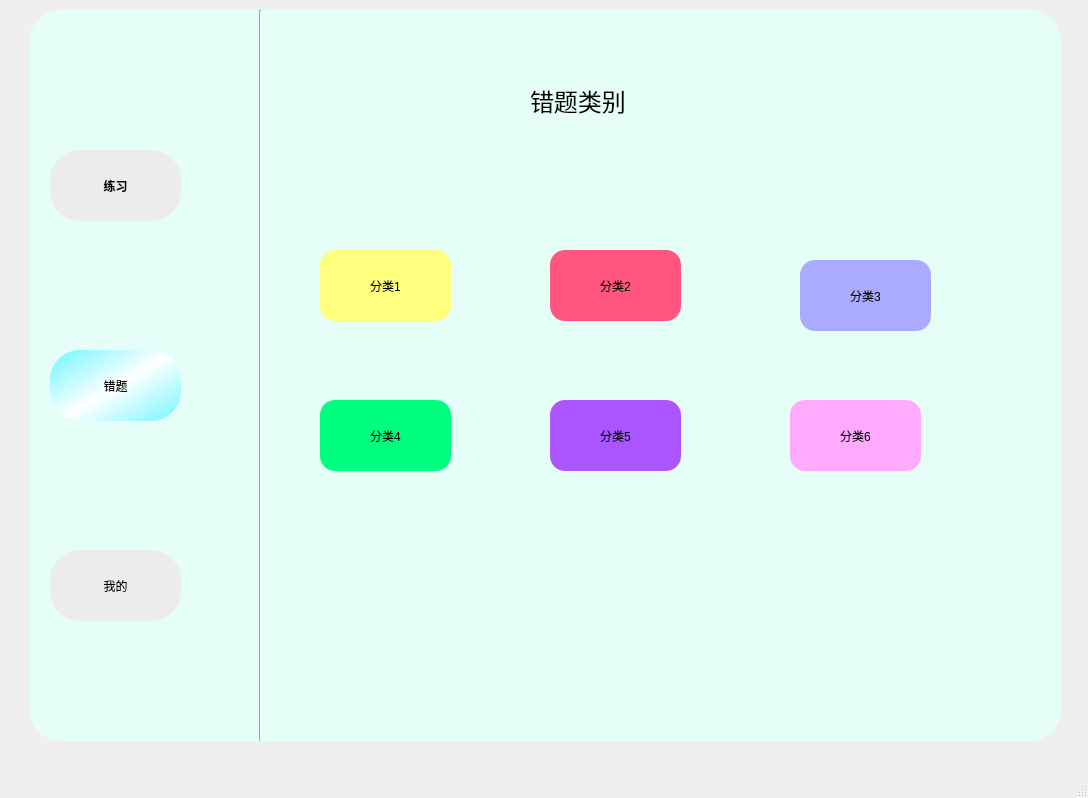
<?xml version="1.0" encoding="UTF-8"?>
<ui version="4.0">
 <class>MainWindow</class>
 <widget class="QMainWindow" name="MainWindow">
  <property name="windowModality">
   <enum>Qt::ApplicationModal</enum>
  </property>
  <property name="geometry">
   <rect>
    <x>0</x>
    <y>0</y>
    <width>1088</width>
    <height>798</height>
   </rect>
  </property>
  <property name="sizePolicy">
   <sizepolicy hsizetype="Expanding" vsizetype="Expanding">
    <horstretch>0</horstretch>
    <verstretch>0</verstretch>
   </sizepolicy>
  </property>
  <property name="focusPolicy">
   <enum>Qt::NoFocus</enum>
  </property>
  <property name="windowTitle">
   <string>MainWindow</string>
  </property>
  <widget class="QWidget" name="centralwidget">
   <widget class="QPushButton" name="Bt_exercise">
    <property name="geometry">
     <rect>
      <x>50</x>
      <y>150</y>
      <width>131</width>
      <height>71</height>
     </rect>
    </property>
    <property name="font">
     <font>
      <weight>75</weight>
      <bold>true</bold>
     </font>
    </property>
    <property name="styleSheet">
     <string notr="true">QPushButton{
	background-color: rgb(236, 236, 236);
	color: rgb(0, 0, 0);
	border-radius:30px

}
QPushButton:pressed{
	padding-left:5px;
	padding-top:5px;
}</string>
    </property>
    <property name="text">
     <string>练习</string>
    </property>
   </widget>
   <widget class="QPushButton" name="Bt_wrong">
    <property name="geometry">
     <rect>
      <x>50</x>
      <y>350</y>
      <width>131</width>
      <height>71</height>
     </rect>
    </property>
    <property name="font">
     <font>
      <underline>false</underline>
      <strikeout>false</strikeout>
     </font>
    </property>
    <property name="styleSheet">
     <string notr="true">QPushButton{
	background-color: qlineargradient(spread:reflect, x1:0, y1:0, x2:0.535, y2:0.482955, stop:0 rgba(107, 246, 255, 255), stop:1 rgba(255, 255, 255, 255));
	border-radius:30px
}
QPushButton:pressed{
	padding-left:5px;
	padding-top:5px;
}</string>
    </property>
    <property name="text">
     <string>错题</string>
    </property>
   </widget>
   <widget class="QPushButton" name="Bt_mine">
    <property name="geometry">
     <rect>
      <x>50</x>
      <y>550</y>
      <width>131</width>
      <height>71</height>
     </rect>
    </property>
    <property name="styleSheet">
     <string notr="true">



QPushButton{
	background-color: rgb(236, 236, 236);
	border-radius:30px

}
QPushButton:pressed{
	padding-left:5px;
	padding-top:5px;
}</string>
    </property>
    <property name="text">
     <string>我的</string>
    </property>
   </widget>
   <widget class="QListView" name="whole_background">
    <property name="geometry">
     <rect>
      <x>30</x>
      <y>10</y>
      <width>1031</width>
      <height>731</height>
     </rect>
    </property>
    <property name="font">
     <font>
      <family>Adobe 宋体 Std L</family>
     </font>
    </property>
    <property name="contextMenuPolicy">
     <enum>Qt::DefaultContextMenu</enum>
    </property>
    <property name="styleSheet">
     <string notr="true">
border-radius:30px;
background-color: rgb(229, 255, 248);</string>
    </property>
    <property name="frameShadow">
     <enum>QFrame::Sunken</enum>
    </property>
   </widget>
   <widget class="QLabel" name="label_2">
    <property name="geometry">
     <rect>
      <x>530</x>
      <y>60</y>
      <width>131</width>
      <height>81</height>
     </rect>
    </property>
    <property name="font">
     <font>
      <family>Comic Sans MS</family>
      <pointsize>18</pointsize>
      <weight>50</weight>
      <italic>false</italic>
      <bold>false</bold>
      <underline>false</underline>
     </font>
    </property>
    <property name="styleSheet">
     <string notr="true"/>
    </property>
    <property name="text">
     <string>错题类别</string>
    </property>
   </widget>
   <widget class="QPushButton" name="Bt_wrong1">
    <property name="geometry">
     <rect>
      <x>320</x>
      <y>250</y>
      <width>131</width>
      <height>71</height>
     </rect>
    </property>
    <property name="styleSheet">
     <string notr="true">
QPushButton{
	background-color: rgb(255, 255, 127);
	border-radius:15px

}
QPushButton:pressed{
	padding-left:5px;
	padding-top:5px;
}</string>
    </property>
    <property name="text">
     <string>分类1</string>
    </property>
   </widget>
   <widget class="QPushButton" name="Bt_wrong2">
    <property name="geometry">
     <rect>
      <x>550</x>
      <y>250</y>
      <width>131</width>
      <height>71</height>
     </rect>
    </property>
    <property name="autoFillBackground">
     <bool>false</bool>
    </property>
    <property name="styleSheet">
     <string notr="true">

QPushButton{
	background-color: rgb(255, 85, 127);
	border-radius:15px

}
QPushButton:pressed{
	padding-left:5px;
	padding-top:5px;
}</string>
    </property>
    <property name="text">
     <string>分类2</string>
    </property>
   </widget>
   <widget class="QPushButton" name="Bt_wrong3">
    <property name="geometry">
     <rect>
      <x>800</x>
      <y>260</y>
      <width>131</width>
      <height>71</height>
     </rect>
    </property>
    <property name="styleSheet">
     <string notr="true">


QPushButton{
	background-color: rgb(170, 170, 255);
	border-radius:15px

}
QPushButton:pressed{
	padding-left:5px;
	padding-top:5px;
}</string>
    </property>
    <property name="text">
     <string>分类3</string>
    </property>
   </widget>
   <widget class="QPushButton" name="Bt_wrong4">
    <property name="geometry">
     <rect>
      <x>320</x>
      <y>400</y>
      <width>131</width>
      <height>71</height>
     </rect>
    </property>
    <property name="styleSheet">
     <string notr="true">
QPushButton{
	background-color: rgb(0, 255, 127);
	border-radius:15px

}
QPushButton:pressed{
	padding-left:5px;
	padding-top:5px;
}</string>
    </property>
    <property name="text">
     <string>分类4</string>
    </property>
   </widget>
   <widget class="QPushButton" name="Bt_wrong5">
    <property name="geometry">
     <rect>
      <x>550</x>
      <y>400</y>
      <width>131</width>
      <height>71</height>
     </rect>
    </property>
    <property name="styleSheet">
     <string notr="true">

QPushButton{
	background-color:rgb(170, 85, 255);
	border-radius:15px

}
QPushButton:pressed{
	padding-left:5px;
	padding-top:5px;
}</string>
    </property>
    <property name="text">
     <string>分类5</string>
    </property>
   </widget>
   <widget class="QPushButton" name="Bt_wrong6">
    <property name="geometry">
     <rect>
      <x>790</x>
      <y>400</y>
      <width>131</width>
      <height>71</height>
     </rect>
    </property>
    <property name="styleSheet">
     <string notr="true">


QPushButton{
	background-color: rgb(255, 170, 255);
	border-radius:15px

}
QPushButton:pressed{
	padding-left:5px;
	padding-top:5px;
}</string>
    </property>
    <property name="text">
     <string>分类6</string>
    </property>
   </widget>
   <widget class="Line" name="line">
    <property name="geometry">
     <rect>
      <x>250</x>
      <y>10</y>
      <width>20</width>
      <height>731</height>
     </rect>
    </property>
    <property name="orientation">
     <enum>Qt::Vertical</enum>
    </property>
   </widget>
   <widget class="QPushButton" name="Bt_mini">
    <property name="geometry">
     <rect>
      <x>950</x>
      <y>20</y>
      <width>51</width>
      <height>51</height>
     </rect>
    </property>
    <property name="styleSheet">
     <string notr="true">border:none;
border-image: url(:/新前缀/最小化.png);</string>
    </property>
    <property name="text">
     <string/>
    </property>
   </widget>
   <widget class="QPushButton" name="pushButton">
    <property name="geometry">
     <rect>
      <x>1010</x>
      <y>30</y>
      <width>31</width>
      <height>31</height>
     </rect>
    </property>
    <property name="styleSheet">
     <string notr="true">border:none;
border-image: url(:/新前缀/关闭窗口.png);</string>
    </property>
    <property name="text">
     <string/>
    </property>
   </widget>
   <zorder>whole_background</zorder>
   <zorder>Bt_exercise</zorder>
   <zorder>Bt_wrong</zorder>
   <zorder>Bt_mine</zorder>
   <zorder>label_2</zorder>
   <zorder>Bt_wrong1</zorder>
   <zorder>Bt_wrong2</zorder>
   <zorder>Bt_wrong3</zorder>
   <zorder>Bt_wrong4</zorder>
   <zorder>Bt_wrong5</zorder>
   <zorder>Bt_wrong6</zorder>
   <zorder>line</zorder>
   <zorder>Bt_mini</zorder>
   <zorder>pushButton</zorder>
  </widget>
  <widget class="QStatusBar" name="statusbar"/>
 </widget>
 <resources>
  <include location="Icon/Resources.qrc"/>
 </resources>
 <connections>
  <connection>
   <sender>pushButton</sender>
   <signal>clicked()</signal>
   <receiver>MainWindow</receiver>
   <slot>close()</slot>
   <hints>
    <hint type="sourcelabel">
     <x>1001</x>
     <y>44</y>
    </hint>
    <hint type="destinationlabel">
     <x>1046</x>
     <y>53</y>
    </hint>
   </hints>
  </connection>
  <connection>
   <sender>Bt_mini</sender>
   <signal>clicked()</signal>
   <receiver>MainWindow</receiver>
   <slot>showMinimized()</slot>
   <hints>
    <hint type="sourcelabel">
     <x>939</x>
     <y>32</y>
    </hint>
    <hint type="destinationlabel">
     <x>1047</x>
     <y>24</y>
    </hint>
   </hints>
  </connection>
 </connections>
</ui>
